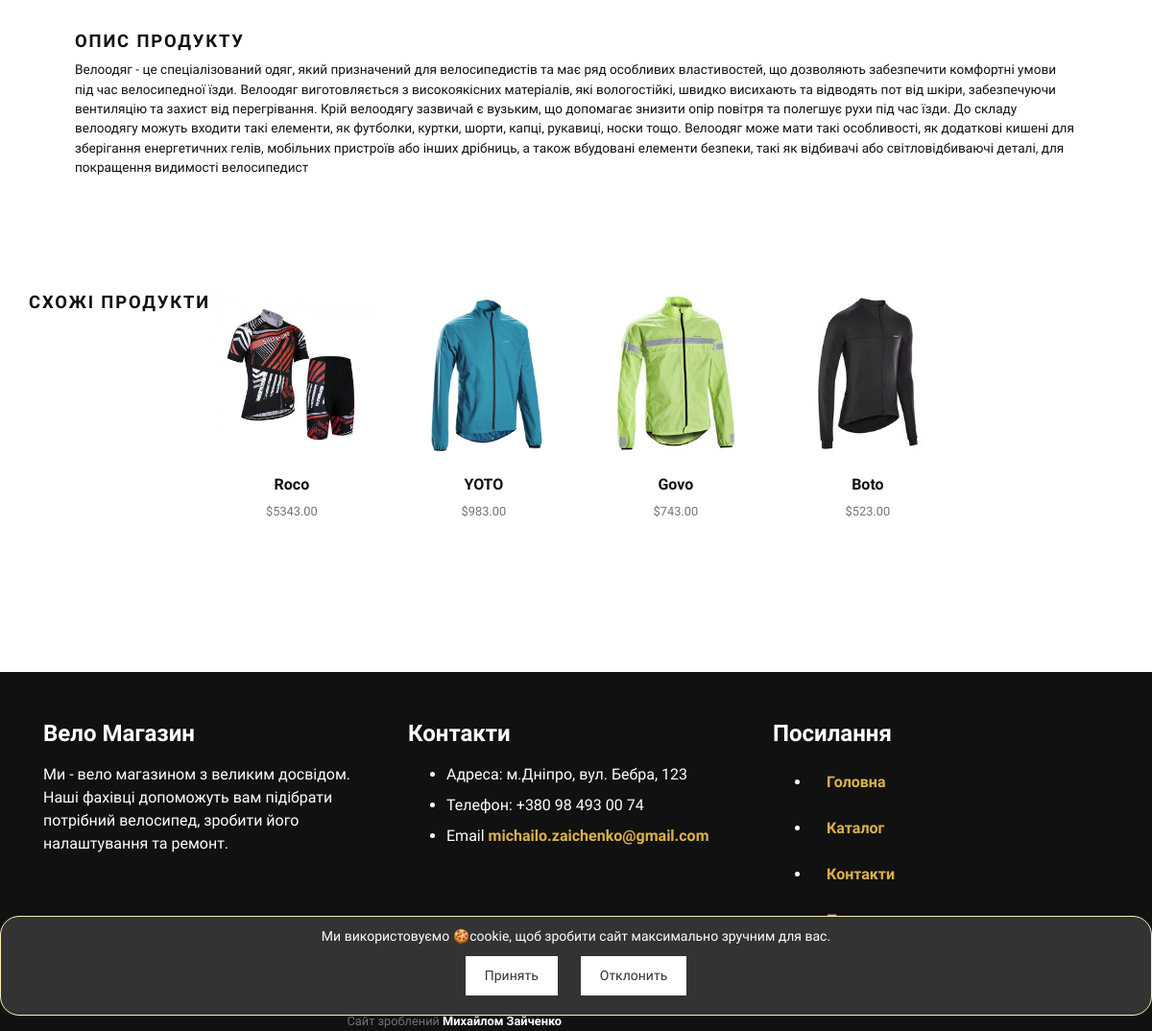
/product/tion/ (lower part), run on an earlier commit of the app's database.
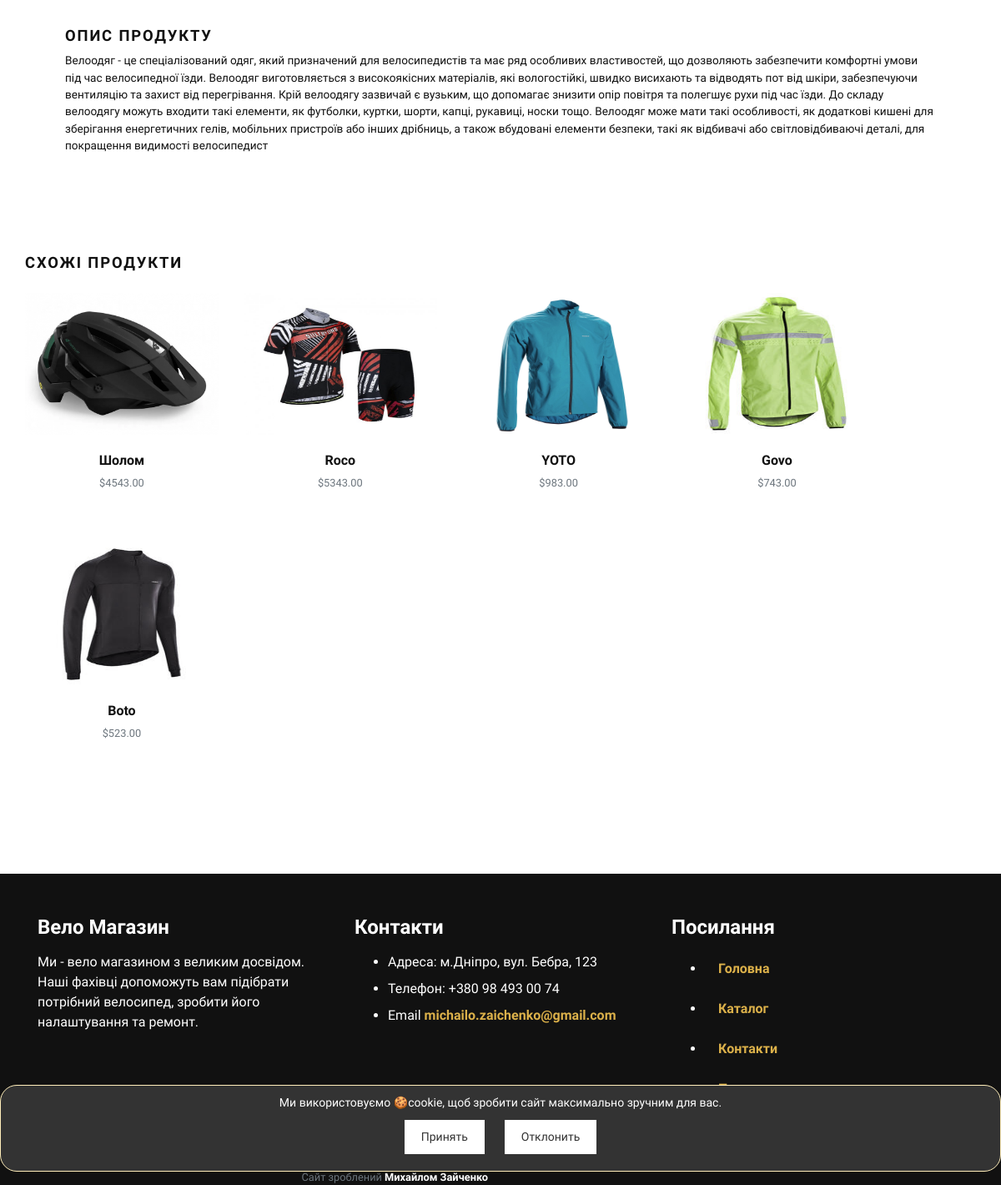
And on a later commit of the database.
### store/models.py (models this page shows, shortened)
class Product(models.Model):
    title = models.CharField(max_length=150, verbose_name="Product Title")
    slug = models.SlugField(max_length=160, verbose_name="Product Slug")
    sku = models.CharField(max_length=255, unique=True, verbose_name="Unique Product ID (SKU)")
    short_description = models.TextField(verbose_name="Short Description")
    detail_description = models.TextField(blank=True, null=True, verbose_name="Detail Description")
    product_image = models.ImageField(upload_to='product', blank=True, null=True, verbose_name="Product Image")
    price = models.DecimalField(max_digits=8, decimal_places=2)
    category = models.ForeignKey(Category, verbose_name="Product Categoy", on_delete=models.CASCADE)
    is_active = models.BooleanField(verbose_name="Is Active?")
    is_featured = models.BooleanField(verbose_name="Is Featured?")
    created_at = models.DateTimeField(auto_now_add=True, verbose_name="Created Date")
    updated_at = models.DateTimeField(auto_now=True, verbose_name="Updated Date")
    class Meta:
        verbose_name_plural = 'Products'
        ordering = ('-created_at', )

### store/views.py (the view)
# urls.py: path('product/<slug:slug>/', views.detail, name="product-detail"),
def detail(request, slug):
    product = get_object_or_404(Product, slug=slug)
    related_products = Product.objects.exclude(id=product.id).filter(is_active=True, category=product.category)
    context = {
        'product': product,
        'related_products': related_products,
    }
    return render(request, 'store/detail.html', context)

### store/context_preprocessors.py (called while the page is built)
def store_menu(request):
    categories = Category.objects.filter(is_active=True)
    context = {
        'categories_menu': categories,
    }
    return context

def cart_menu(request):
    if request.user.is_authenticated:
        cart_items= Cart.objects.filter(user=request.user)
        context = {
            'cart_items': cart_items,
        }
    else:
        context = {}
    return context

### store/models.py (called while the page is built)
    def __str__(self):
        return self.title

### store/templates/store/detail.html (shortened to what this page needs)
{% extends 'base.html' %}
{% load static %}
    {% block content %}
      <section class="py-5">
        <div class="container">
          <div class="row mb-5">
          <div class="tab-content mb-5" id="myTabContent">
            <div class="tab-pane fade show active" id="description" role="tabpanel" aria-labelledby="description-tab">
              <div class="p-4 p-lg-5">
                <h5 class="text-uppercase">Опис продукту </h5>
                <p class="text-small mb-4">{{product.detail_description}}</p>
              </div>
            </div>
          </div>
          <h2 class="h5 text-uppercase mb-4">Схожі продукти</h2>
          <div class="row">
            {% if related_products %}
              {% for rp in related_products %}
                <div class="col-lg-3 col-sm-6" style="height: 300px">
                  <div class="product text-center skel-loader">
                    <div class="d-block mb-3 position-relative">
                      <a class="d-block" href="{% url 'store:product-detail' rp.slug %}">
                        {% if rp.product_image %}
                          <img class="img-fluid w-100" style="max-height: 170px; margin-bottom: 5px;" src=
                                  "{{rp.product_image.url}}" alt="{{rp.title}}">
                        {% else %}
                        <img class="img-fluid w-100" style="height: 170px; width: 170px;" src=
                                "{% static 'img/not_img.png' %}"
                             alt="{{rp.title}}">
                        {% endif %}
                      </a>
                    </div>
                    <h6> <a class="reset-anchor" href="{% url 'store:product-detail' rp.slug %}">{{rp.title}}</a></h6>
                    <p class="small text-muted">${{rp.price}}</p>
                  </div>
                </div>
              {% endfor %}
            {% endif %}
          </div>
        </div>
      </section>
      {% endblock content %}

What changed in the data, as far as the page shows it:
added Product: product_image (picture), title "Шолом", price "4543.00"
